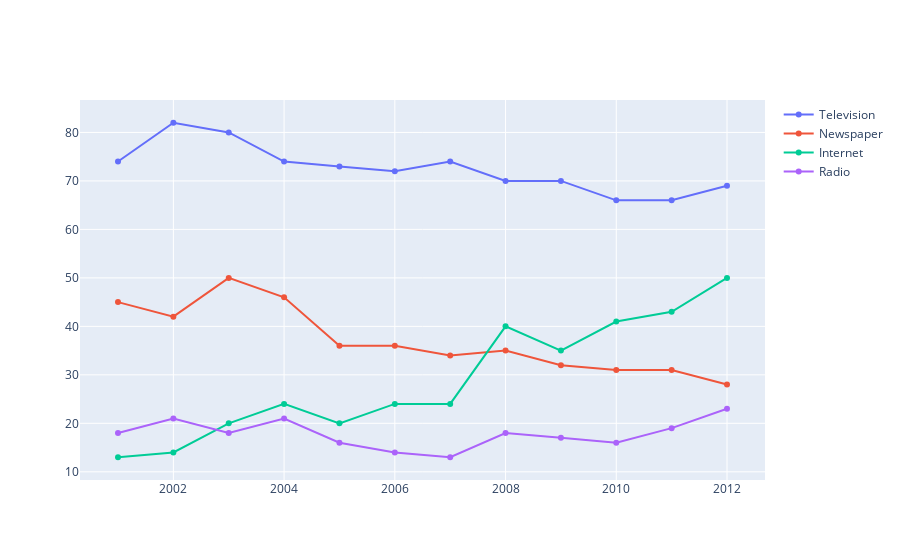

The notebook cell this image was saved under:
### Code cell
fig = go.Figure()

for column in df.columns:
    if column != 'Year':  # Skip the x-axis column
        fig.add_trace(go.Scatter(
            x=df['Year'],
            y=df[column],
            mode='lines+markers',
            name=column
        ))

fig.write_image("./images/ch07_31.png", width=800, height=600)
fig.show()

### Figure 1 — Plotly figure (JSON) as saved in the notebook; plotly's stock layout.template omitted (floating-point values rounded to 4 significant figures)
{"data": [{"mode": "lines+markers", "name": "Television", "type": "scatter", "x": [2001, 2002, 2003, 2004, 2005, 2006, 2007, 2008, 2009, 2010, 2011, 2012], "y": [74, 82, 80, 74, 73, 72, 74, 70, 70, 66, 66, 69]}, {"mode": "lines+markers", "name": "Newspaper", "type": "scatter", "x": [2001, 2002, 2003, 2004, 2005, 2006, 2007, 2008, 2009, 2010, 2011, 2012], "y": [45, 42, 50, 46, 36, 36, 34, 35, 32, 31, 31, 28]}, {"mode": "lines+markers", "name": "Internet", "type": "scatter", "x": [2001, 2002, 2003, 2004, 2005, 2006, 2007, 2008, 2009, 2010, 2011, 2012], "y": [13, 14, 20, 24, 20, 24, 24, 40, 35, 41, 43, 50]}, {"mode": "lines+markers", "name": "Radio", "type": "scatter", "x": [2001, 2002, 2003, 2004, 2005, 2006, 2007, 2008, 2009, 2010, 2011, 2012], "y": [18, 21, 18, 21, 16, 14, 13, 18, 17, 16, 19, 23]}], "layout": {}}
